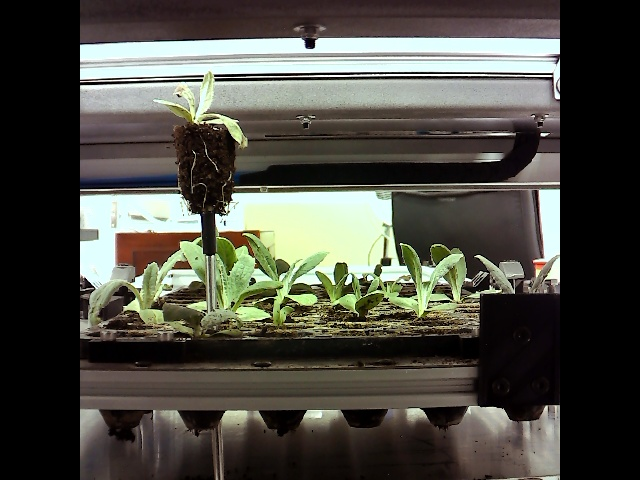
#> input picture scripts/capture_images/24_03_13/horizontal/rgb/1_1.jpg, 640 x 480 px, found by its file name
$ python undistortimage.py
#> lines starting #> are read from the running program, lines starting #| are printed output that depends on the picture
import cv2
import numpy as np

# Ruta de la imagen
image_file = "/24_03_13/horizontal/rgb/1_1.jpg"

# Parámetros de distorsión
k1 = -4.04861084e-01
k2 = -1.39165795
p1 = 2.03628652e-03
p2 = -1.61717690e-03

# Parámetros intrínsecos
fx = 977.91106995
fy = 975.46476456
cx = 342.58569442
cy = 211.95226346

# Cargar la imagen
image = cv2.imread(image_file, cv2.IMREAD_GRAYSCALE)
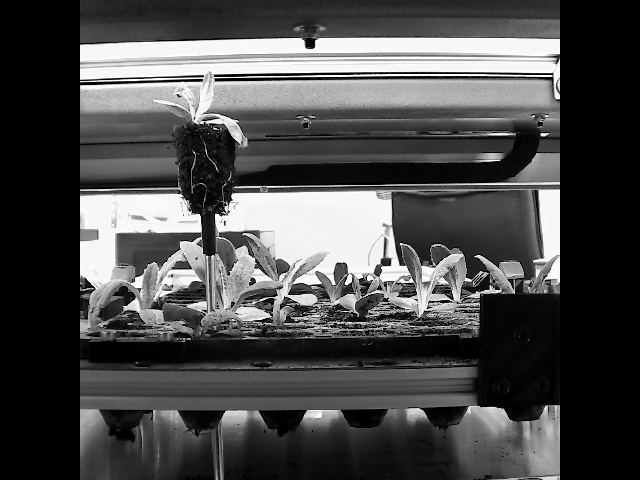
#> image: shape (480, 640); min 0, max 255, mean 74.9
rows, cols = image.shape
#> rows = 480; cols = 640

# Crear una matriz para la imagen corregida de la misma dimensión
image_undistort = np.zeros((rows, cols), dtype=np.uint8)

# Calcular la imagen corregida
for v in range(rows):
    for u in range(cols):
        x = (u - cx) / fx
        y = (v - cy) / fy
        r = np.sqrt(x * x + y * y)
        x_distorted = x * (1 + k1 * r * r + k2 * r * r * r * r) + 2 * p1 * x * y + p2 * (r * r + 2 * x * x)
        y_distorted = y * (1 + k1 * r * r + k2 * r * r * r * r) + p1 * (r * r + 2 * y * y) + 2 * p2 * x * y
        u_distorted = fx * x_distorted + cx
        v_distorted = fy * y_distorted + cy

        # Asignar valor con interpolación más cercana
        if 0 <= u_distorted < cols and 0 <= v_distorted < rows:
            image_undistort[v, u] = image[int(v_distorted), int(u_distorted)]
        else:
            image_undistort[v, u] = 0
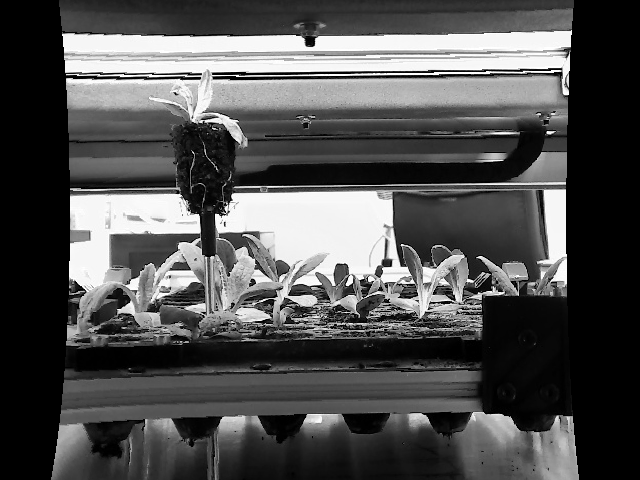
#> image_undistort: shape (480, 640); min 0, max 255, mean 80.4

# Mostrar las imágenes
cv2.imshow("distorted", image)
cv2.imshow("undistorted", image_undistort)
cv2.waitKey(0)
cv2.destroyAllWindows()

$ run again, with scripts/capture_images/24_03_13/horizontal/rgb/1_2.jpg copied over scripts/capture_images/24_03_13/horizontal/rgb/1_1.jpg
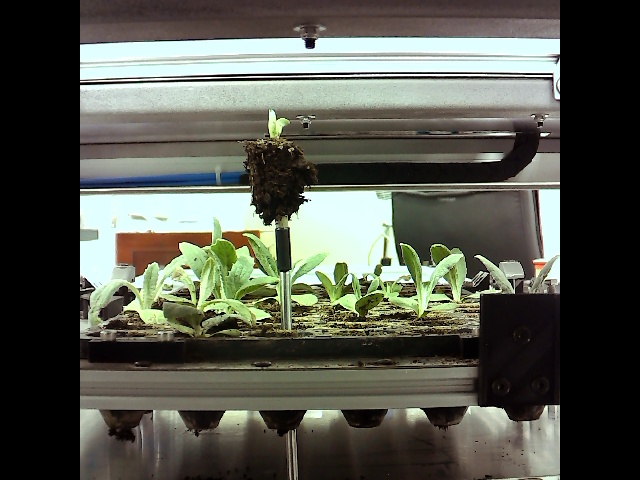
#> input picture scripts/capture_images/24_03_13/horizontal/rgb/1_2.jpg, 640 x 480 px, found by its file name
#> `image = cv2.imread(image_file, cv2.IMREAD_GRAYSCALE)`:
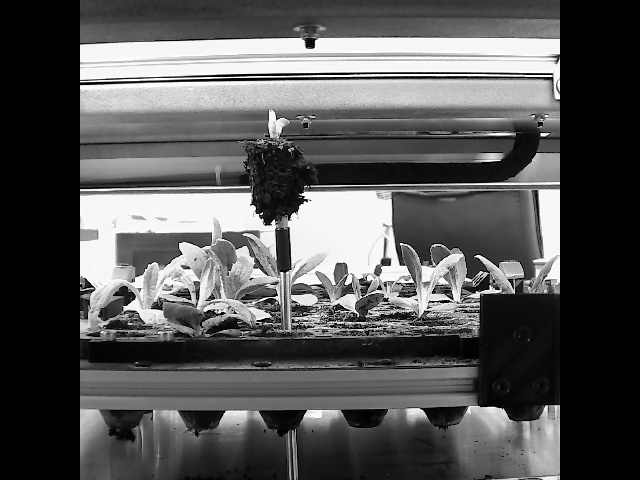
#> image: shape (480, 640); min 0, max 255, mean 86
#> after the loop `for v in range(rows):`:
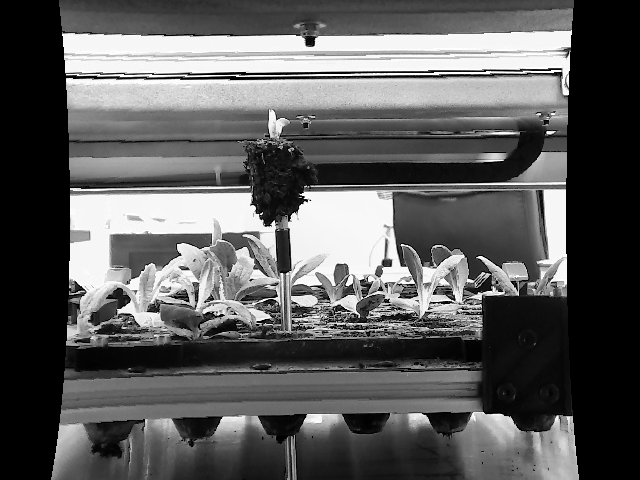
#> image_undistort: shape (480, 640); min 0, max 255, mean 92.2
